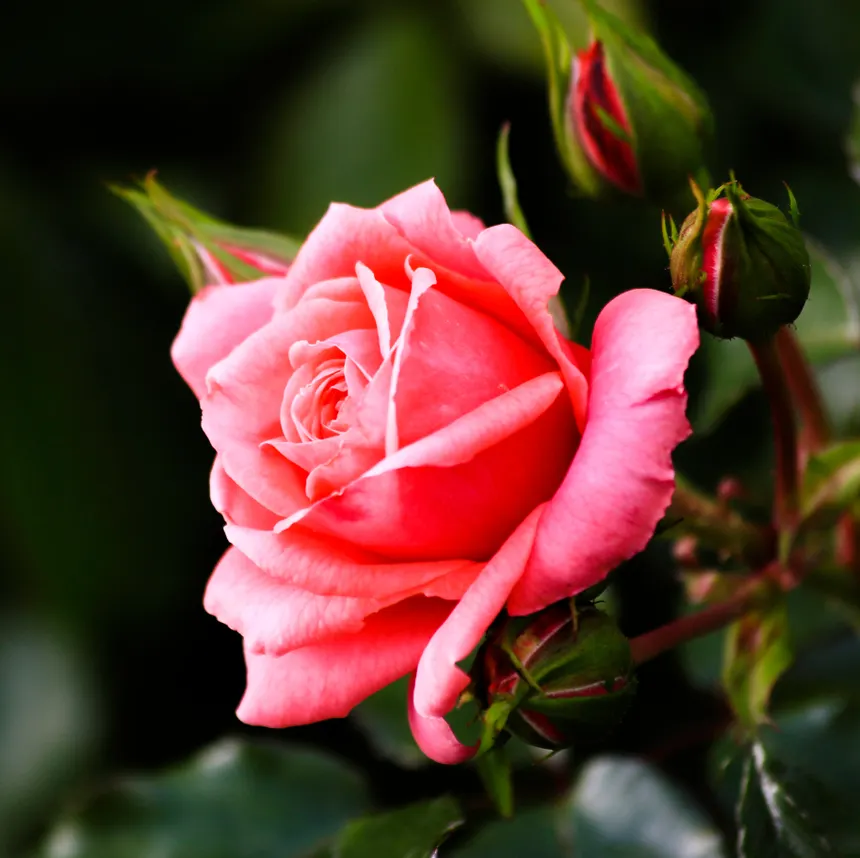
#> input picture Digital Image Processing/Rose.jpg, 860 x 858 px
$ python 'Gaussian low pass filter.py'
#> lines starting #> are read from the running program, lines starting #| are printed output that depends on the picture
import cv2
import numpy as np
import matplotlib.pyplot as plt

# Read image
image = cv2.imread("Rose.jpg", cv2.IMREAD_GRAYSCALE)
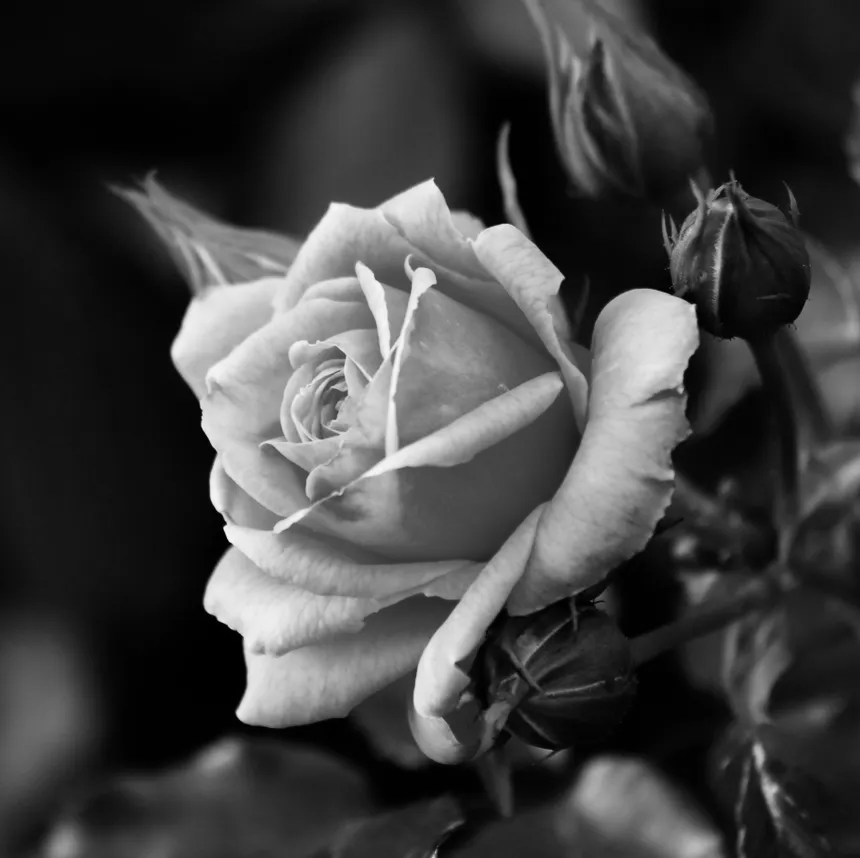
#> image: shape (858, 860); min 0, max 251, mean 64.3

if image is None:
    print("Image not found!")
    exit()

# Fourier Transform
F = np.fft.fft2(image)
F_shift = np.fft.fftshift(F)

# Image dimensions
rows, cols = image.shape
#> rows = 858; cols = 860
crow, ccol = rows // 2, cols // 2
#> crow = 429; ccol = 430

# Distance matrix
u = np.arange(rows) - crow
#> u = 858 values from -429 to 428
v = np.arange(cols) - ccol
#> v = 860 values from -430 to 429
U, V = np.meshgrid(v, u)

D = np.sqrt(U**2 + V**2)

# Cutoff frequency
D0 = 50

# Gaussian Low-Pass Filter
H = np.exp(-(D**2) / (2 * D0**2))

# Apply filter
G_shift = F_shift * H

# Inverse Fourier Transform
G = np.fft.ifftshift(G_shift)
filtered = np.abs(np.fft.ifft2(G))

# Frequency spectrum
spectrum = np.log(1 + np.abs(F_shift))
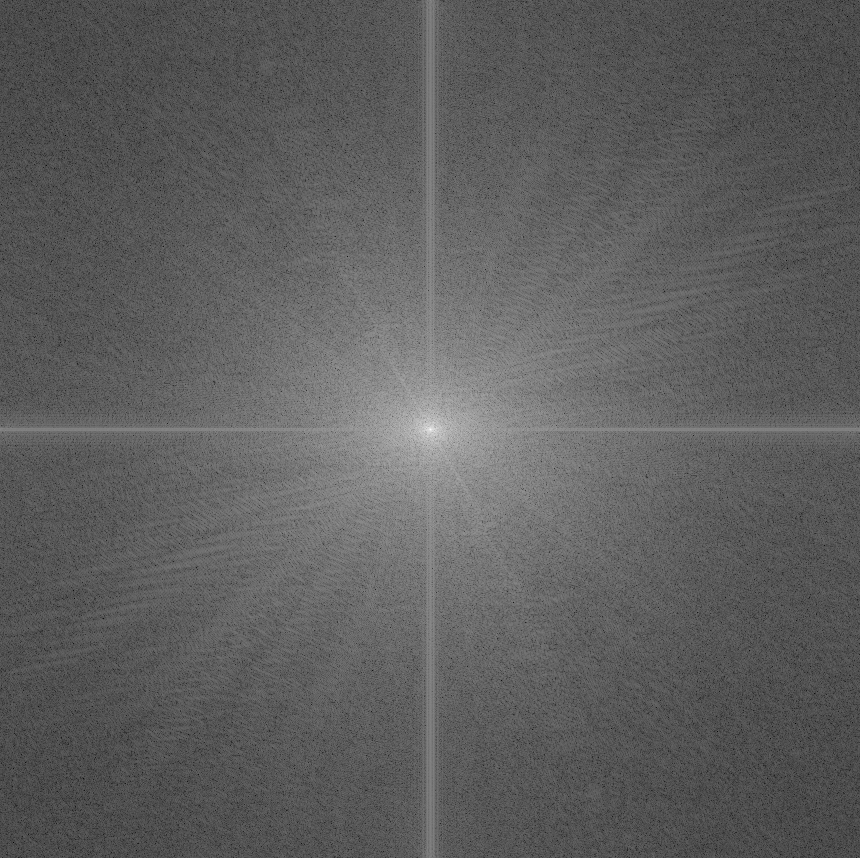
#> spectrum: shape (858, 860) float64; min 0.962, max 17.67, mean 7.17; drawn with min black and max white

# Display
plt.figure(figsize=(12, 5))

plt.subplot(1, 4, 1)
plt.imshow(image, cmap="gray")
plt.title("Original Image")
plt.axis("off")

plt.subplot(1, 4, 2)
plt.imshow(spectrum, cmap="gray")
plt.title("Frequency Spectrum")
plt.axis("off")

plt.subplot(1, 4, 3)
plt.imshow(H, cmap="gray")
plt.title("GLPF Mask")
plt.axis("off")

plt.subplot(1, 4, 4)
plt.imshow(filtered, cmap="gray")
plt.title("Gaussian Low-Pass")
plt.axis("off")

plt.tight_layout()
plt.show()
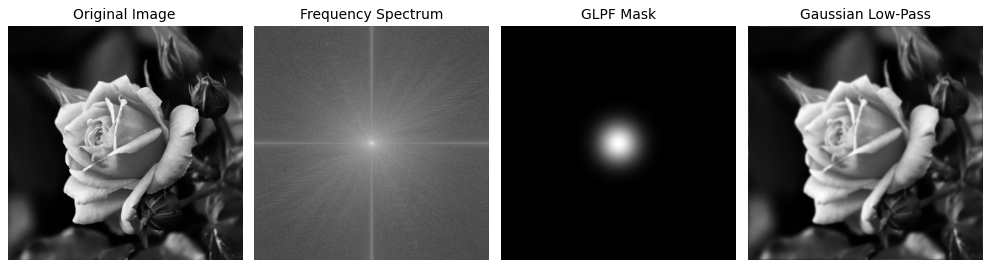
#> figure drawn by matplotlib, 4 panels

# Save result
cv2.imwrite("gaussian_low_pass.jpg",
            np.uint8(np.clip(filtered, 0, 255)))
